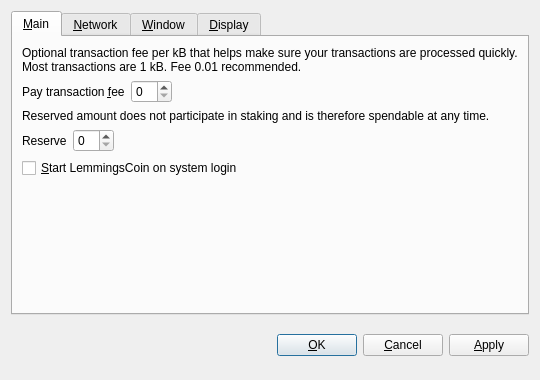
<?xml version="1.0" encoding="UTF-8"?>
<ui version="4.0">
 <class>OptionsDialog</class>
 <widget class="QDialog" name="OptionsDialog">
  <property name="geometry">
   <rect>
    <x>0</x>
    <y>0</y>
    <width>540</width>
    <height>380</height>
   </rect>
  </property>
  <property name="windowTitle">
   <string>Options</string>
  </property>
  <property name="modal">
   <bool>true</bool>
  </property>
  <layout class="QVBoxLayout" name="verticalLayout">
   <item>
    <widget class="QTabWidget" name="tabWidget">
     <property name="tabPosition">
      <enum>QTabWidget::North</enum>
     </property>
     <property name="currentIndex">
      <number>0</number>
     </property>
     <widget class="QWidget" name="tabMain">
      <attribute name="title">
       <string>&amp;Main</string>
      </attribute>
      <layout class="QVBoxLayout" name="verticalLayout_Main">
       <item>
        <widget class="QLabel" name="transactionFeeInfoLabel">
         <property name="text">
          <string>Optional transaction fee per kB that helps make sure your transactions are processed quickly. Most transactions are 1 kB. Fee 0.01 recommended.</string>
         </property>
         <property name="textFormat">
          <enum>Qt::PlainText</enum>
         </property>
         <property name="wordWrap">
          <bool>true</bool>
         </property>
        </widget>
       </item>
       <item>
        <layout class="QHBoxLayout" name="horizontalLayoutFee">
         <item>
          <widget class="QLabel" name="transactionFeeLabel">
           <property name="text">
            <string>Pay transaction &amp;fee</string>
           </property>
           <property name="textFormat">
            <enum>Qt::PlainText</enum>
           </property>
           <property name="buddy">
            <cstring>transactionFee</cstring>
           </property>
          </widget>
         </item>
         <item>
          <widget class="BitcoinAmountField" name="transactionFee"/>
         </item>
         <item>
          <spacer name="horizontalSpacerFee">
           <property name="orientation">
            <enum>Qt::Horizontal</enum>
           </property>
           <property name="sizeHint" stdset="0">
            <size>
             <width>40</width>
             <height>20</height>
            </size>
           </property>
          </spacer>
         </item>
        </layout>
       </item>
       <item>
        <widget class="QLabel" name="reserveBalanceInfoLabel">
         <property name="text">
          <string>Reserved amount does not participate in staking and is therefore spendable at any time.</string>
         </property>
         <property name="textFormat">
          <enum>Qt::PlainText</enum>
         </property>
         <property name="wordWrap">
          <bool>true</bool>
         </property>
        </widget>
       </item>
       <item>
        <layout class="QHBoxLayout" name="horizontalLayoutReserveBalance">
         <item>
          <widget class="QLabel" name="reserveBalanceLabel">
           <property name="text">
            <string>Reserve</string>
           </property>
           <property name="textFormat">
            <enum>Qt::PlainText</enum>
           </property>
           <property name="buddy">
            <cstring>reserveBalance</cstring>
           </property>
          </widget>
         </item>
         <item>
          <widget class="BitcoinAmountField" name="reserveBalance"/>
         </item>
         <item>
          <spacer name="horizontalSpacerReserveBalance">
           <property name="orientation">
            <enum>Qt::Horizontal</enum>
           </property>
           <property name="sizeHint" stdset="0">
            <size>
             <width>40</width>
             <height>20</height>
            </size>
           </property>
          </spacer>
         </item>
        </layout>
       </item>
       <item>
        <widget class="QCheckBox" name="bitcoinAtStartup">
         <property name="toolTip">
          <string>Automatically start LemmingsCoin after logging in to the system.</string>
         </property>
         <property name="text">
          <string>&amp;Start LemmingsCoin on system login</string>
         </property>
        </widget>
       </item>
       <item>
        <spacer name="verticalSpacer_Main">
         <property name="orientation">
          <enum>Qt::Vertical</enum>
         </property>
         <property name="sizeHint" stdset="0">
          <size>
           <width>20</width>
           <height>40</height>
          </size>
         </property>
        </spacer>
       </item>
      </layout>
     </widget>
     <widget class="QWidget" name="tabNetwork">
      <attribute name="title">
       <string>&amp;Network</string>
      </attribute>
      <layout class="QVBoxLayout" name="verticalLayout_Network">
       <item>
        <widget class="QCheckBox" name="mapPortUpnp">
         <property name="toolTip">
          <string>Automatically open the LemmingsCoin client port on the router. This only works when your router supports UPnP and it is enabled.</string>
         </property>
         <property name="text">
          <string>Map port using &amp;UPnP</string>
         </property>
        </widget>
       </item>
       <item>
        <widget class="QCheckBox" name="connectSocks">
         <property name="toolTip">
          <string>Connect to the LemmingsCoin network through a SOCKS proxy (e.g. when connecting through Tor).</string>
         </property>
         <property name="text">
          <string>&amp;Connect through SOCKS proxy:</string>
         </property>
        </widget>
       </item>
       <item>
        <layout class="QHBoxLayout" name="horizontalLayout_Network">
         <item>
          <widget class="QLabel" name="proxyIpLabel">
           <property name="text">
            <string>Proxy &amp;IP:</string>
           </property>
           <property name="textFormat">
            <enum>Qt::PlainText</enum>
           </property>
           <property name="buddy">
            <cstring>proxyIp</cstring>
           </property>
          </widget>
         </item>
         <item>
          <widget class="QValidatedLineEdit" name="proxyIp">
           <property name="maximumSize">
            <size>
             <width>140</width>
             <height>16777215</height>
            </size>
           </property>
           <property name="toolTip">
            <string>IP address of the proxy (e.g. 127.0.0.1)</string>
           </property>
          </widget>
         </item>
         <item>
          <widget class="QLabel" name="proxyPortLabel">
           <property name="text">
            <string>&amp;Port:</string>
           </property>
           <property name="textFormat">
            <enum>Qt::PlainText</enum>
           </property>
           <property name="buddy">
            <cstring>proxyPort</cstring>
           </property>
          </widget>
         </item>
         <item>
          <widget class="QLineEdit" name="proxyPort">
           <property name="maximumSize">
            <size>
             <width>55</width>
             <height>16777215</height>
            </size>
           </property>
           <property name="toolTip">
            <string>Port of the proxy (e.g. 9050)</string>
           </property>
          </widget>
         </item>
         <item>
          <widget class="QLabel" name="socksVersionLabel">
           <property name="text">
            <string>SOCKS &amp;Version:</string>
           </property>
           <property name="textFormat">
            <enum>Qt::PlainText</enum>
           </property>
           <property name="buddy">
            <cstring>socksVersion</cstring>
           </property>
          </widget>
         </item>
         <item>
          <widget class="QValueComboBox" name="socksVersion">
           <property name="toolTip">
            <string>SOCKS version of the proxy (e.g. 5)</string>
           </property>
          </widget>
         </item>
         <item>
          <spacer name="horizontalSpacer_Network">
           <property name="orientation">
            <enum>Qt::Horizontal</enum>
           </property>
           <property name="sizeHint" stdset="0">
            <size>
             <width>40</width>
             <height>20</height>
            </size>
           </property>
          </spacer>
         </item>
        </layout>
       </item>
       <item>
        <spacer name="verticalSpacer_Network">
         <property name="orientation">
          <enum>Qt::Vertical</enum>
         </property>
         <property name="sizeHint" stdset="0">
          <size>
           <width>20</width>
           <height>40</height>
          </size>
         </property>
        </spacer>
       </item>
      </layout>
     </widget>
     <widget class="QWidget" name="tabWindow">
      <attribute name="title">
       <string>&amp;Window</string>
      </attribute>
      <layout class="QVBoxLayout" name="verticalLayout_Window">
       <item>
        <widget class="QCheckBox" name="minimizeToTray">
         <property name="toolTip">
          <string>Show only a tray icon after minimizing the window.</string>
         </property>
         <property name="text">
          <string>&amp;Minimize to the tray instead of the taskbar</string>
         </property>
        </widget>
       </item>
       <item>
        <widget class="QCheckBox" name="minimizeOnClose">
         <property name="toolTip">
          <string>Minimize instead of exit the application when the window is closed. When this option is enabled, the application will be closed only after selecting Quit in the menu.</string>
         </property>
         <property name="text">
          <string>M&amp;inimize on close</string>
         </property>
        </widget>
       </item>
       <item>
        <spacer name="verticalSpacer_Window">
         <property name="orientation">
          <enum>Qt::Vertical</enum>
         </property>
         <property name="sizeHint" stdset="0">
          <size>
           <width>20</width>
           <height>40</height>
          </size>
         </property>
        </spacer>
       </item>
      </layout>
     </widget>
     <widget class="QWidget" name="tabDisplay">
      <attribute name="title">
       <string>&amp;Display</string>
      </attribute>
      <layout class="QVBoxLayout" name="verticalLayout_Display">
       <item>
        <layout class="QHBoxLayout" name="horizontalLayout_1_Display">
         <item>
          <widget class="QLabel" name="langLabel">
           <property name="text">
            <string>User Interface &amp;language:</string>
           </property>
           <property name="textFormat">
            <enum>Qt::PlainText</enum>
           </property>
           <property name="buddy">
            <cstring>lang</cstring>
           </property>
          </widget>
         </item>
         <item>
          <widget class="QValueComboBox" name="lang">
           <property name="toolTip">
            <string>The user interface language can be set here. This setting will take effect after restarting LemmingsCoin.</string>
           </property>
          </widget>
         </item>
        </layout>
       </item>
       <item>
        <layout class="QHBoxLayout" name="horizontalLayout_2_Display">
         <item>
          <widget class="QLabel" name="unitLabel">
           <property name="text">
            <string>&amp;Unit to show amounts in:</string>
           </property>
           <property name="textFormat">
            <enum>Qt::PlainText</enum>
           </property>
           <property name="buddy">
            <cstring>unit</cstring>
           </property>
          </widget>
         </item>
         <item>
          <widget class="QValueComboBox" name="unit">
           <property name="toolTip">
            <string>Choose the default subdivision unit to show in the interface and when sending coins.</string>
           </property>
          </widget>
         </item>
        </layout>
       </item>
       <item>
        <widget class="QCheckBox" name="displayAddresses">
         <property name="toolTip">
          <string>Whether to show LemmingsCoin addresses in the transaction list or not.</string>
         </property>
         <property name="text">
          <string>&amp;Display addresses in transaction list</string>
         </property>
        </widget>
       </item>
       <item>
        <widget class="QCheckBox" name="coinControlFeatures">
         <property name="toolTip">
          <string>Whether to show coin control features or not.</string>
         </property>
         <property name="text">
          <string>Display coin &amp;control features (experts only!)</string>
         </property>
        </widget>
       </item>
       <item>
        <spacer name="verticalSpacer_Display">
         <property name="orientation">
          <enum>Qt::Vertical</enum>
         </property>
         <property name="sizeHint" stdset="0">
          <size>
           <width>20</width>
           <height>40</height>
          </size>
         </property>
        </spacer>
       </item>
      </layout>
     </widget>
    </widget>
   </item>
   <item>
    <layout class="QHBoxLayout" name="horizontalLayout_Buttons">
     <item>
      <spacer name="horizontalSpacer_1">
       <property name="orientation">
        <enum>Qt::Horizontal</enum>
       </property>
       <property name="sizeHint" stdset="0">
        <size>
         <width>40</width>
         <height>48</height>
        </size>
       </property>
      </spacer>
     </item>
     <item>
      <widget class="QLabel" name="statusLabel">
       <property name="font">
        <font>
         <weight>75</weight>
         <bold>true</bold>
        </font>
       </property>
       <property name="text">
        <string/>
       </property>
       <property name="textFormat">
        <enum>Qt::PlainText</enum>
       </property>
       <property name="wordWrap">
        <bool>true</bool>
       </property>
      </widget>
     </item>
     <item>
      <spacer name="horizontalSpacer_2">
       <property name="orientation">
        <enum>Qt::Horizontal</enum>
       </property>
       <property name="sizeHint" stdset="0">
        <size>
         <width>40</width>
         <height>48</height>
        </size>
       </property>
      </spacer>
     </item>
     <item>
      <widget class="QPushButton" name="okButton">
       <property name="text">
        <string>&amp;OK</string>
       </property>
      </widget>
     </item>
     <item>
      <widget class="QPushButton" name="cancelButton">
       <property name="text">
        <string>&amp;Cancel</string>
       </property>
       <property name="autoDefault">
        <bool>false</bool>
       </property>
      </widget>
     </item>
     <item>
      <widget class="QPushButton" name="applyButton">
       <property name="text">
        <string>&amp;Apply</string>
       </property>
       <property name="autoDefault">
        <bool>false</bool>
       </property>
      </widget>
     </item>
    </layout>
   </item>
  </layout>
 </widget>
 <customwidgets>
  <customwidget>
   <class>BitcoinAmountField</class>
   <extends>QSpinBox</extends>
   <header>bitcoinamountfield.h</header>
  </customwidget>
  <customwidget>
   <class>QValueComboBox</class>
   <extends>QComboBox</extends>
   <header>qvaluecombobox.h</header>
  </customwidget>
  <customwidget>
   <class>QValidatedLineEdit</class>
   <extends>QLineEdit</extends>
   <header>qvalidatedlineedit.h</header>
  </customwidget>
 </customwidgets>
 <resources/>
 <connections/>
</ui>
